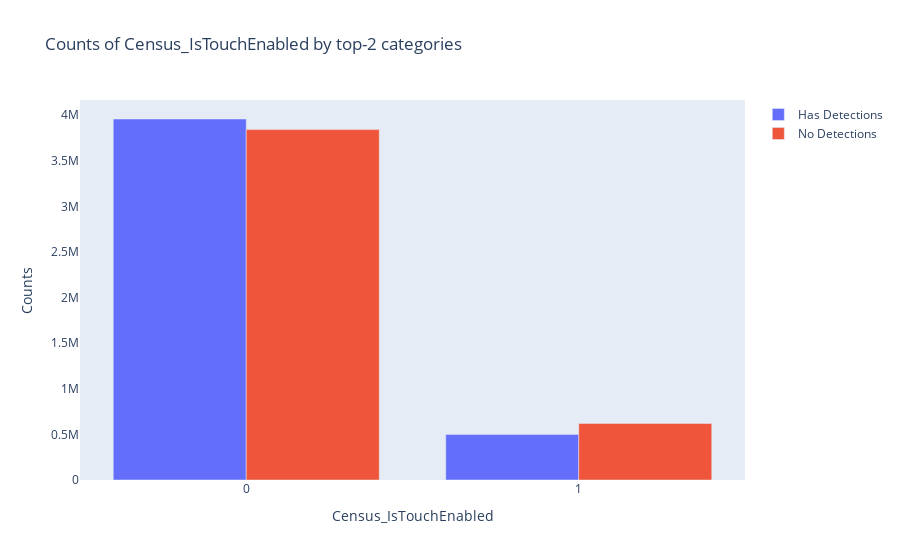

The notebook cell this image was saved under:
### Code cell
plotbinaryfeature('Census_IsTouchEnabled')

### Figure 1 — Plotly figure (JSON) as saved in the notebook; plotly's stock layout.template omitted (floating-point values rounded to 4 significant figures)
{"data": [{"name": "Has Detections", "type": "bar", "x": [0, 1], "y": [3958835, 500057]}, {"name": "No Detections", "type": "bar", "x": [0, 1], "y": [3842617, 619974]}], "layout": {"barmode": "group", "legend": {"orientation": "v"}, "title": {"text": "Counts of Census_IsTouchEnabled by top-2 categories"}, "xaxis": {"showgrid": false, "showline": false, "title": {"text": "Census_IsTouchEnabled"}, "zeroline": false}, "yaxis": {"showgrid": false, "showline": false, "title": {"text": "Counts"}, "zeroline": false}}}
